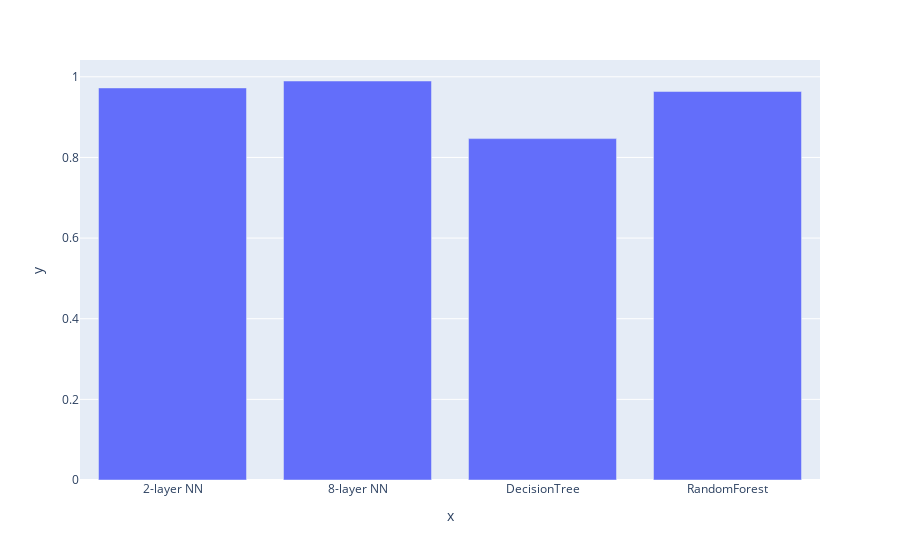

The notebook cell this image was saved under:
### Markdown cell above
#### Plotting the accuracies of our models: 2-layer NN, 8-layer NN, DecisionTree, and RandomForest

### Code cell
#first we need to extract the accuracies for the 2 and 8-layer models. We need the highest val_accuracy for both, corresponding to 10th epoch.
two_lyer_mean_acc = 0.9724
eight_lyr_mean_acc = 0.9896
tree_mean_acc = 0.8467
forest_mean_acc = 0.9635

#now, put them all in a list:
grouped_acc = [two_lyer_mean_acc,
               eight_lyr_mean_acc,
               tree_mean_acc,
               forest_mean_acc
               ]

#create names for our plot:
model_names = ["2-layer NN",
               "8-layer NN",
               "DecisionTree",
               "RandomForest"]

#now we have all we need to plot!
fig = px.bar(x=model_names, y=grouped_acc)
fig.show()

### Figure 1 — Plotly figure (JSON) as saved in the notebook; plotly's stock layout.template omitted (floating-point values rounded to 4 significant figures)
{"data": [{"alignmentgroup": "True", "hovertemplate": "x=%{x}<br>y=%{y}<extra></extra>", "legendgroup": "", "marker": {"color": "#636efa", "pattern": {"shape": ""}}, "name": "", "offsetgroup": "", "orientation": "v", "showlegend": false, "textposition": "auto", "type": "bar", "x": ["2-layer NN", "8-layer NN", "DecisionTree", "RandomForest"], "xaxis": "x", "y": [0.9724, 0.9896, 0.8467, 0.9635], "yaxis": "y"}], "layout": {"barmode": "relative", "legend": {"tracegroupgap": 0}, "margin": {"t": 60}, "xaxis": {"anchor": "y", "domain": [0, 1], "title": {"text": "x"}}, "yaxis": {"anchor": "x", "domain": [0, 1], "title": {"text": "y"}}}}
